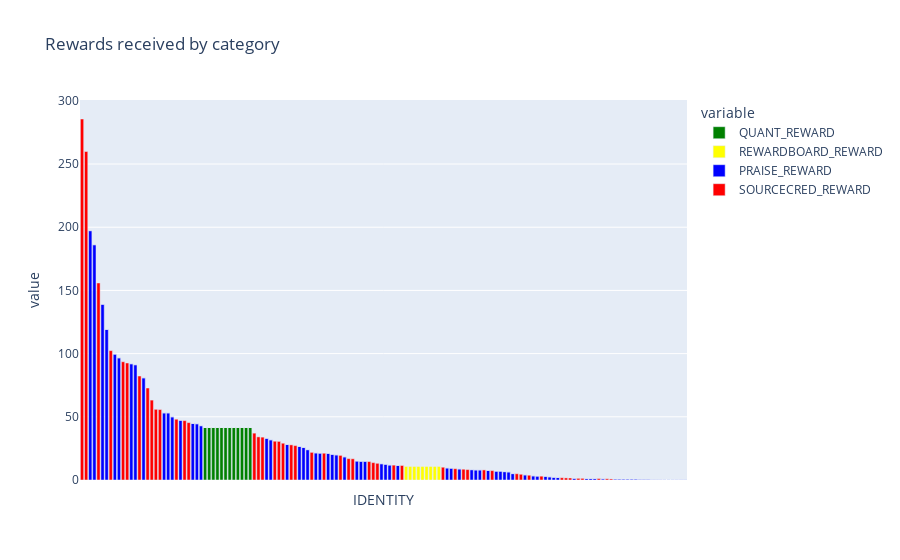

Here is the notebook cell this chart was saved with:
### Markdown cell above
Let's take a final look at the total distribution. Click on the legend to filter out specific reward sources

### Code cell
fig_final_alloc = px.bar(final_token_allocations, x="IDENTITY", y = ["QUANT_REWARD", "REWARDBOARD_REWARD", "PRAISE_REWARD", "SOURCECRED_REWARD"], title="Rewards received by category", color_discrete_map = {'PRAISE_REWARD': 'blue', 'SOURCECRED_REWARD': 'red', 'QUANT_REWARD':'green', 'REWARDBOARD_REWARD':'yellow'})
fig_final_alloc.update_xaxes(showticklabels=False)
fig_final_alloc.show()

### Figure 1 — Plotly figure (JSON) as saved in the notebook; plotly's stock layout.template omitted (floating-point values rounded to 4 significant figures; data arrays with more than 128 entries replaced by an {"elided": "..."} marker saying what was removed)
{"data": [{"alignmentgroup": "True", "hovertemplate": "variable=QUANT_REWARD<br>IDENTITY=%{x}<br>value=%{y}<extra></extra>", "legendgroup": "QUANT_REWARD", "marker": {"color": "green", "pattern": {"shape": ""}}, "name": "QUANT_REWARD", "offsetgroup": "QUANT_REWARD", "orientation": "v", "showlegend": true, "textposition": "auto", "type": "bar", "x": {"elided": "148 str values"}, "xaxis": "x", "y": {"elided": "148 float values"}, "yaxis": "y"}, {"alignmentgroup": "True", "hovertemplate": "variable=REWARDBOARD_REWARD<br>IDENTITY=%{x}<br>value=%{y}<extra></extra>", "legendgroup": "REWARDBOARD_REWARD", "marker": {"color": "yellow", "pattern": {"shape": ""}}, "name": "REWARDBOARD_REWARD", "offsetgroup": "REWARDBOARD_REWARD", "orientation": "v", "showlegend": true, "textposition": "auto", "type": "bar", "x": {"elided": "148 str values"}, "xaxis": "x", "y": {"elided": "148 float values"}, "yaxis": "y"}, {"alignmentgroup": "True", "hovertemplate": "variable=PRAISE_REWARD<br>IDENTITY=%{x}<br>value=%{y}<extra></extra>", "legendgroup": "PRAISE_REWARD", "marker": {"color": "blue", "pattern": {"shape": ""}}, "name": "PRAISE_REWARD", "offsetgroup": "PRAISE_REWARD", "orientation": "v", "showlegend": true, "textposition": "auto", "type": "bar", "x": {"elided": "148 str values"}, "xaxis": "x", "y": {"elided": "148 float values"}, "yaxis": "y"}, {"alignmentgroup": "True", "hovertemplate": "variable=SOURCECRED_REWARD<br>IDENTITY=%{x}<br>value=%{y}<extra></extra>", "legendgroup": "SOURCECRED_REWARD", "marker": {"color": "red", "pattern": {"shape": ""}}, "name": "SOURCECRED_REWARD", "offsetgroup": "SOURCECRED_REWARD", "orientation": "v", "showlegend": true, "textposition": "auto", "type": "bar", "x": {"elided": "148 str values"}, "xaxis": "x", "y": {"elided": "148 float values"}, "yaxis": "y"}], "layout": {"barmode": "relative", "legend": {"title": {"text": "variable"}, "tracegroupgap": 0}, "title": {"text": "Rewards received by category"}, "xaxis": {"anchor": "y", "domain": [0, 1], "showticklabels": false, "title": {"text": "IDENTITY"}}, "yaxis": {"anchor": "x", "domain": [0, 1], "title": {"text": "value"}}}}
